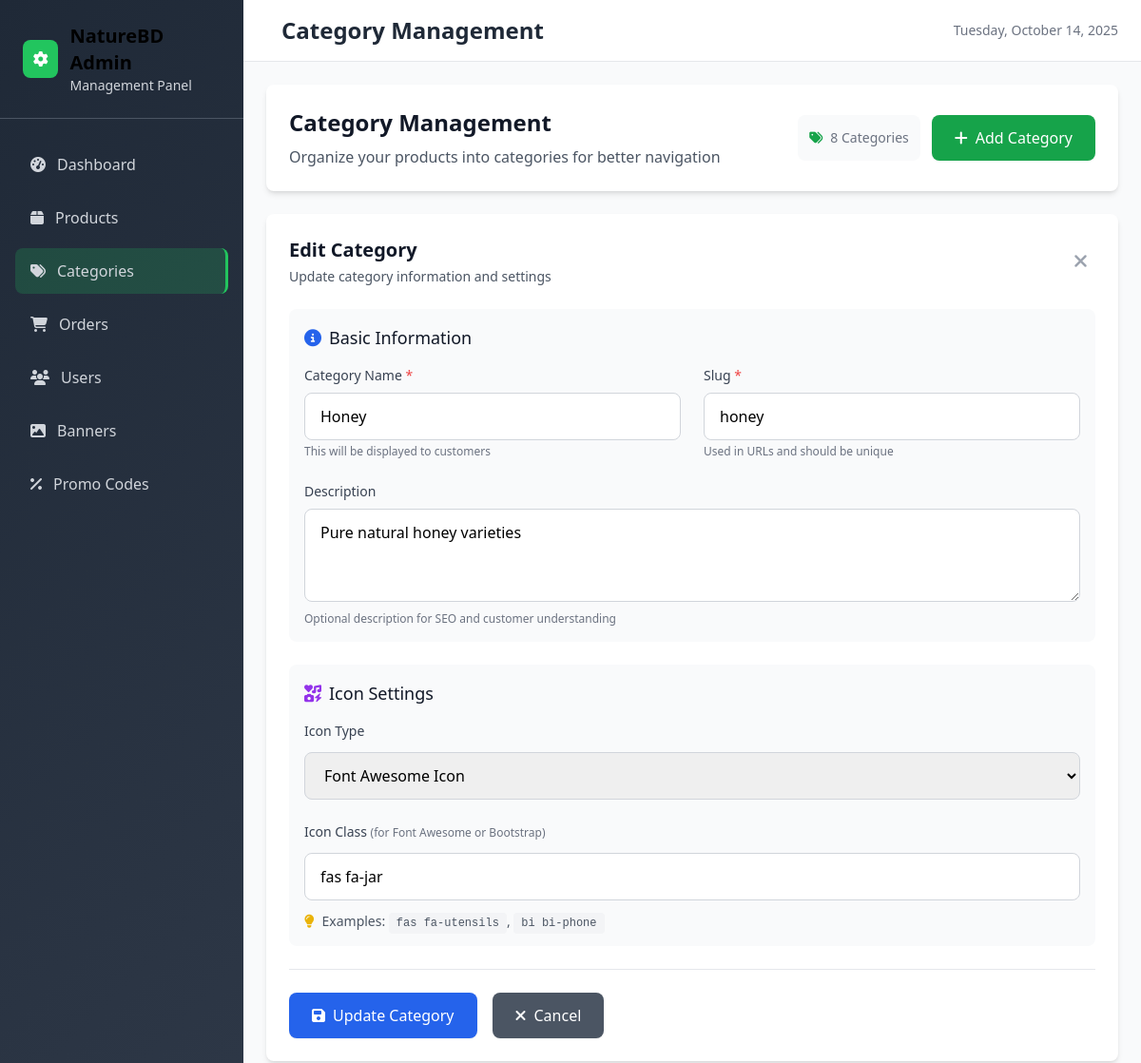
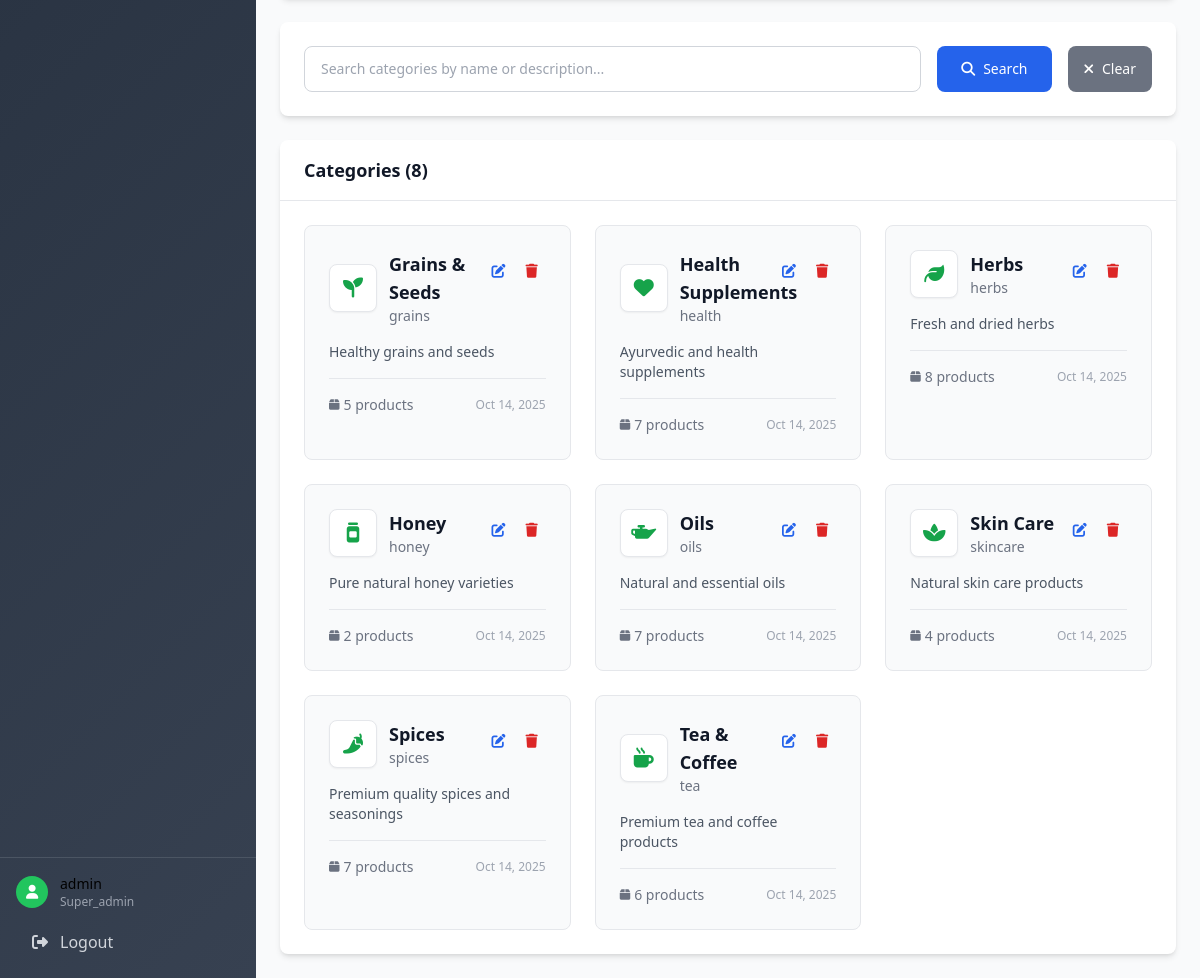
/admin/categories.php?action=edit&id=1 (signed in), run on the app's committed database (2 pictures, top to bottom).
### tables this page shows
CREATE TABLE categories (
    id INT AUTO_INCREMENT PRIMARY KEY,
    name VARCHAR(255) NOT NULL,
    slug VARCHAR(255) UNIQUE NOT NULL,
    description TEXT,
    icon_type ENUM('fontawesome', 'bootstrap', 'sticker', 'svg') DEFAULT 'fontawesome',
    icon_class VARCHAR(100),
    sticker_url VARCHAR(255),
    svg_code TEXT,
    created_at TIMESTAMP DEFAULT CURRENT_TIMESTAMP
);

### admin/categories.php (the view, shortened to what this page needs)
<?php
include 'includes/header.php';
$categories = $conn->query("SELECT * FROM categories ORDER BY name")->fetch_all(MYSQLI_ASSOC);
$edit_category = null;
if (isset($_GET['action']) && $_GET['action'] === 'edit' && isset($_GET['id'])) {
    $id = (int)$_GET['id'];
    $stmt = $conn->prepare("SELECT * FROM categories WHERE id = ?");
    $stmt->bind_param("i", $id);
    $stmt->execute();
    $edit_category = $stmt->get_result()->fetch_assoc();
}
?>
<div class="bg-white rounded-lg shadow-md p-6 mb-6">
    <div class="flex flex-col lg:flex-row lg:items-center lg:justify-between gap-4">
        <div>
            <h1 class="text-2xl font-bold text-gray-900 mb-2">Category Management</h1>
            <p class="text-gray-600">Organize your products into categories for better navigation</p>
        </div>
        <div class="flex flex-col sm:flex-row gap-3">
            <div class="flex items-center text-sm text-gray-500 bg-gray-50 px-3 py-2 rounded-lg">
                <i class="fas fa-tags mr-2 text-green-600"></i>
                <span><?php echo count($categories); ?> Categories</span>
            </div>
            <a href="?action=add" class="inline-flex items-center px-6 py-3 bg-green-600 text-white rounded-lg hover:bg-green-700 transition-all duration-200 font-medium shadow-sm hover:shadow-md">
                <i class="fas fa-plus mr-2"></i>Add Category
            </a>
        </div>
    </div>
</div>
<?php if (isset($_GET['action']) && ($_GET['action'] === 'add' || $_GET['action'] === 'edit')): ?>
    <div class="bg-white rounded-lg shadow-md p-6 mb-6">
        <div class="flex items-center justify-between mb-6">
            <div>
                <h2 class="text-xl font-semibold text-gray-900">
                    <?php echo $_GET['action'] === 'add' ? 'Add New Category' : 'Edit Category'; ?>
                </h2>
                <p class="text-sm text-gray-600 mt-1">
                    <?php echo $_GET['action'] === 'add' ? 'Create a new category to organize your products' : 'Update category information and settings'; ?>
                </p>
            </div>
            <a href="categories.php" class="text-gray-400 hover:text-gray-600 transition-colors p-2 hover:bg-gray-100 rounded-lg">
                <i class="fas fa-times text-xl"></i>
            </a>
        </div>
        <form method="POST" id="category-form" class="space-y-6" novalidate>
            <div class="bg-gray-50 rounded-lg p-4 form-section">
                <h3 class="text-lg font-medium text-gray-900 mb-4 flex items-center">
                    <i class="fas fa-info-circle text-blue-600 mr-2" aria-hidden="true"></i>
                    Basic Information
                </h3>
                <div class="grid grid-cols-1 md:grid-cols-2 gap-6">
                    <div>
                        <label for="category-name" class="block text-sm font-medium text-gray-700 mb-2">
                            Category Name <span class="text-red-500">*</span>
                        </label>
                        <input type="text" id="category-name" name="name" required
                               value="<?php echo $edit_category ? htmlspecialchars(html_entity_decode($edit_category['name'])) : ''; ?>"
                               class="w-full px-4 py-3 border border-gray-300 rounded-lg focus:ring-2 focus:ring-blue-500 focus:border-transparent transition-colors"
                               placeholder="Enter category name">
                        <p class="text-xs text-gray-500 mt-1">This will be displayed to customers</p>
                    </div>
                    <div>
                        <label for="category-slug" class="block text-sm font-medium text-gray-700 mb-2">
                            Slug <span class="text-red-500">*</span>
                        </label>
                        <input type="text" id="category-slug" name="slug" required
                               value="<?php echo $edit_category ? htmlspecialchars(html_entity_decode($edit_category['slug'])) : ''; ?>"
                               class="w-full px-4 py-3 border border-gray-300 rounded-lg focus:ring-2 focus:ring-blue-500 focus:border-transparent transition-colors"
                               placeholder="url-friendly-name">
                        <p class="text-xs text-gray-500 mt-1">Used in URLs and should be unique</p>
                    </div>
                    <div class="md:col-span-2">
                        <label for="category-description" class="block text-sm font-medium text-gray-700 mb-2">
                            Description
                        </label>
                        <textarea id="category-description" name="description" rows="3"
                                  class="w-full px-4 py-3 border border-gray-300 rounded-lg focus:ring-2 focus:ring-blue-500 focus:border-transparent transition-colors resize-vertical"
                                  placeholder="Describe this category..."><?php echo $edit_category ? htmlspecialchars(html_entity_decode($edit_category['description'])) : ''; ?></textarea>
                        <p class="text-xs text-gray-500 mt-1">Optional description for SEO and customer understanding</p>
                    </div>
                </div>
            </div>
            <div class="bg-gray-50 rounded-lg p-4 form-section">
                <h3 class="text-lg font-medium text-gray-900 mb-4 flex items-center">
                    <i class="fas fa-icons text-purple-600 mr-2" aria-hidden="true"></i>
                    Icon Settings
                </h3>
                <div class="space-y-6">
                    <div>
                        <label for="icon-type" class="block text-sm font-medium text-gray-700 mb-3">
                            Icon Type
                        </label>
                        <select id="icon-type" name="icon_type"
                                class="w-full px-4 py-3 border border-gray-300 rounded-lg focus:ring-2 focus:ring-blue-500 focus:border-transparent transition-colors">
                            <option value="fontawesome" <?php echo $edit_category && $edit_category['icon_type'] === 'fontawesome' ? 'selected' : ''; ?>>Font Awesome Icon</option>
                        </select>
                    </div>
                    <div id="icon-class-section" class="space-y-3">
                        <label for="icon-class" class="block text-sm font-medium text-gray-700">
                            Icon Class <span class="text-xs text-gray-500">(for Font Awesome or Bootstrap)</span>
                        </label>
                        <input type="text" id="icon-class" name="icon_class"
                               value="<?php echo $edit_category ? htmlspecialchars(html_entity_decode($edit_category['icon_class'])) : ''; ?>"
                               placeholder="fas fa-leaf or bi bi-tree"
                               class="w-full px-4 py-3 border border-gray-300 rounded-lg focus:ring-2 focus:ring-blue-500 focus:border-transparent transition-colors">
                        <div class="flex items-center space-x-2 text-sm text-gray-600">
                            <i class="fas fa-lightbulb text-yellow-500"></i>
                            <span>Examples: <code class="bg-gray-100 px-2 py-1 rounded text-xs">fas fa-utensils</code>, <code class="bg-gray-100 px-2 py-1 rounded text-xs">bi bi-phone</code></span>
                        </div>
                    </div>
                </div>
            </div>
            <div class="flex flex-col sm:flex-row gap-4 pt-6 border-t border-gray-200">
                <button type="submit" id="submit-btn" class="flex-1 sm:flex-none px-6 py-3 bg-blue-600 text-white rounded-lg hover:bg-blue-700 transition-all duration-200 font-medium shadow-sm hover:shadow-md disabled:opacity-50 disabled:cursor-not-allowed">
                    <i class="fas fa-save mr-2"></i><?php echo $_GET['action'] === 'add' ? 'Create Category' : 'Update Category'; ?>
                </button>
                <a href="categories.php" class="flex-1 sm:flex-none px-6 py-3 bg-gray-600 text-white rounded-lg hover:bg-gray-700 transition-all duration-200 font-medium text-center shadow-sm hover:shadow-md">
                    <i class="fas fa-times mr-2"></i>Cancel
                </a>
            </div>
        </form>
    </div>
<?php endif; ?>
<div class="bg-white rounded-lg shadow-md p-6 mb-6" role="search" aria-label="Category search and filters">
    <div class="flex flex-col lg:flex-row gap-4 items-start lg:items-center justify-between">
        <div class="flex flex-col sm:flex-row gap-4 flex-1 w-full">
            <div class="flex-1">
                <input type="text" id="search-input" value="" placeholder="Search categories by name or description..." class="w-full px-4 py-3 border border-gray-300 rounded-lg focus:ring-2 focus:ring-blue-500 focus:border-transparent text-sm" aria-describedby="search-help">
            </div>
            <button type="button" id="search-btn" class="px-6 py-3 bg-blue-600 text-white rounded-lg hover:bg-blue-700 transition-colors text-sm font-medium disabled:opacity-50 disabled:cursor-not-allowed" aria-label="Perform search">
                <i class="fas fa-search mr-2" aria-hidden="true"></i>Search
            </button>
            <button type="button" id="clear-filters-btn" class="px-4 py-3 bg-gray-500 text-white rounded-lg hover:bg-gray-600 transition-colors text-sm font-medium" aria-label="Clear search filters">
                <i class="fas fa-times mr-2" aria-hidden="true"></i>Clear
            </button>
        </div>
    </div>
</div>
<div id="categories-container" role="main" aria-label="Categories list">
<div class="bg-white rounded-lg shadow-md overflow-hidden">
    <div class="px-6 py-4 border-b border-gray-200">
        <h2 class="text-lg font-semibold text-gray-900">Categories (<span id="total-count"><?php echo count($categories); ?></span>)</h2>
    </div>
    <div class="hidden md:block">
        <div class="p-6">
            <?php if (empty($categories)): ?>
                <div class="text-center py-12">
                    <div class="w-24 h-24 bg-gray-100 rounded-full flex items-center justify-center mx-auto mb-4">
                        <i class="fas fa-tags text-3xl text-gray-400"></i>
                    </div>
                    <h3 class="text-lg font-medium text-gray-900 mb-2">No categories found</h3>
                    <p class="text-gray-500 mb-6">Get started by creating your first category</p>
                    <a href="?action=add" class="inline-flex items-center px-4 py-2 bg-blue-600 text-white rounded-lg hover:bg-blue-700 transition-colors">
                        <i class="fas fa-plus mr-2"></i>Add Category
                    </a>
                </div>
            <?php else: ?>
                <div class="grid grid-cols-1 md:grid-cols-2 lg:grid-cols-3 xl:grid-cols-4 gap-6">
                    <?php foreach ($categories as $category): ?>
                        <div class="bg-gray-50 rounded-lg p-6 hover:bg-gray-100 transition-all duration-200 hover:shadow-md border border-gray-200 hover:border-gray-300">
                            <div class="flex items-start justify-between mb-4">
                                <div class="flex items-center flex-1 min-w-0">
                                    <div class="w-12 h-12 bg-white rounded-lg flex items-center justify-center mr-3 shadow-sm border border-gray-200">
                                        <?php
                                        if ($category['icon_type'] === 'sticker' && $category['sticker_url']) {
                                            echo '<img src="' . htmlspecialchars($category['sticker_url']) . '" alt="' . htmlspecialchars(html_entity_decode($category['name'])) . '" class="w-8 h-8 object-contain rounded">';
                                        } else {
                                            echo '<i class="' . htmlspecialchars($category['icon_class']) . ' text-green-600 text-xl"></i>';
                                        }
                                        ?>
                                    </div>
                                    <div class="flex-1 min-w-0">
                                        <h3 class="text-lg font-semibold text-gray-900"><?php echo htmlspecialchars(html_entity_decode($category['name'])); ?></h3>
                                        <p class="text-sm text-gray-500 truncate"><?php echo htmlspecialchars(html_entity_decode($category['slug'])); ?></p>
                                    </div>
                                </div>
                                <div class="flex space-x-1 ml-2">
                                    <a href="?action=edit&id=<?php echo $category['id']; ?>"
                                       class="p-2 text-blue-600 hover:text-blue-800 hover:bg-blue-50 rounded-lg transition-colors"
                                       title="Edit category">
                                        <i class="fas fa-edit text-sm"></i>
                                    </a>
                                    <form method="POST" class="inline" onsubmit="return confirmDelete('Are you sure you want to delete this category? This action cannot be undone.')">
                                        <button type="submit" class="p-2 text-red-600 hover:text-red-800 hover:bg-red-50 rounded-lg transition-colors" title="Delete category">
                                            <i class="fas fa-trash text-sm"></i>
                                        </button>
                                    </form>
                                </div>
                            </div>
                            <?php if ($category['description']): ?>
                                <p class="text-gray-600 text-sm mb-4 line-clamp-2"><?php echo htmlspecialchars(html_entity_decode($category['description'])); ?></p>
                            <?php endif; ?>
                            <div class="flex items-center justify-between text-sm border-t border-gray-200 pt-4">
                                <div class="flex items-center space-x-4">
                                    <span class="text-gray-500 flex items-center">
                                        <i class="fas fa-box mr-1 text-xs"></i>
                                        <?php
                                        $stmt = $conn->prepare("SELECT COUNT(*) as count FROM products WHERE (category = ? OR category_id = ?) AND is_active = 1");
                                        $stmt->bind_param("si", $category['slug'], $category['id']);
                                        $stmt->execute();
                                        $count = $stmt->get_result()->fetch_assoc()['count'];
                                        echo $count . ' product' . ($count !== 1 ? 's' : '');
                                        ?>
                                    </span>
                                </div>
                                <span class="text-gray-400 text-xs">
                                    <?php echo date('M j, Y', strtotime($category['created_at'])); ?>
                                </span>
                            </div>
                        </div>
                    <?php endforeach; ?>
                </div>
            <?php endif; ?>
        </div>
    </div>
</div>
</div>
<?php include 'includes/footer.php'; ?>

### admin/css/admin.css (style rules this page uses)
html, body { height: 100%; }
@media (min-width: 769px) { html, body { overflow: hidden; } }

### data on the page
categories: name "Honey", slug "honey", description "Pure natural honey varieties", icon_type "Font Awesome Icon", icon_class "fas fa-jar", count "2", created_at "Oct 14, 2025"
categories: name "Grains & Seeds", slug "grains", description "Healthy grains and seeds", count "5", created_at "Oct 14, 2025"
categories: name "Health Supplements", slug "health", description "Ayurvedic and health supplements", count "7", created_at "Oct 14, 2025"
categories: name "Herbs", slug "herbs", description "Fresh and dried herbs", count "8", created_at "Oct 14, 2025"
categories: name "Oils", slug "oils", description "Natural and essential oils", count "7", created_at "Oct 14, 2025"
categories: name "Skin Care", slug "skincare", description "Natural skin care products", count "4", created_at "Oct 14, 2025"
categories: name "Spices", slug "spices", description "Premium quality spices and seasonings", count "7", created_at "Oct 14, 2025"
categories: name "Tea & Coffee", slug "tea", description "Premium tea and coffee products", count "6", created_at "Oct 14, 2025"

### other printed values
$_SESSION['admin_username'] "admin"
$_SESSION['admin_role'] "Super_admin"
$page_title "Category Management"
count($categories) "8"
